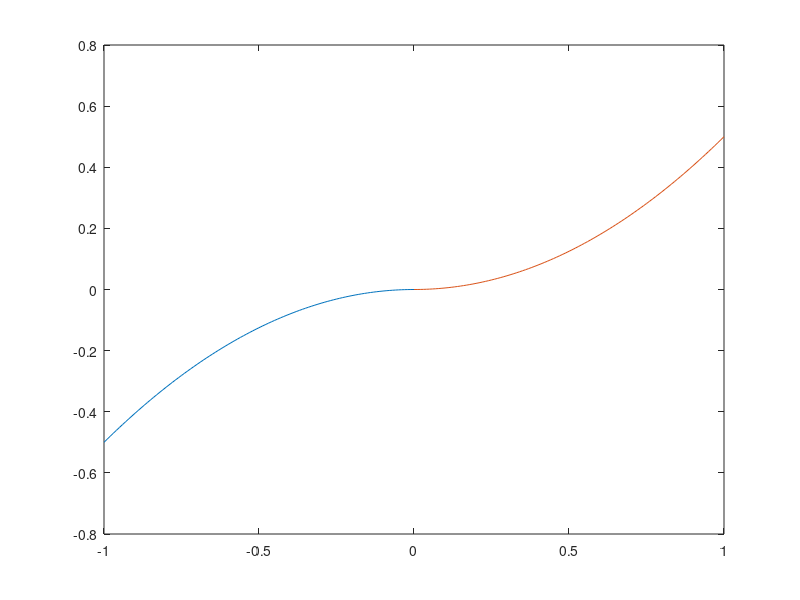

MATLAB code to generate this figure:
x_pos = [0:0.01:1];

% plot functions, check for continuous

f1 = x_pos.^2;
f2 = x_pos.^(3/2);
f3 = x_pos.^(1/2);
f4 = x_pos.^(-1/4);
f5 = x_pos.^(-1/2);
f6 = x_pos.^(-1);

%plot(x_pos, f1);

%hold on

%plot(x_pos, f2);
%plot(x_pos, f3);
%plot(x_pos, f4);
%plot(x_pos, f5);
%plot(x_pos, f6);

%ylim([0. 10]);
%legend;

x_neg = [-1:0.01:0];

f7_1 = -1 * x_neg;
f7_2 = x_pos;

f8_1 = -1 * (x_neg.^2)/2;
f8_2 = (x_pos.^2)/2;

plot(x_neg, f8_1);
hold on
plot(x_pos, f8_2);
